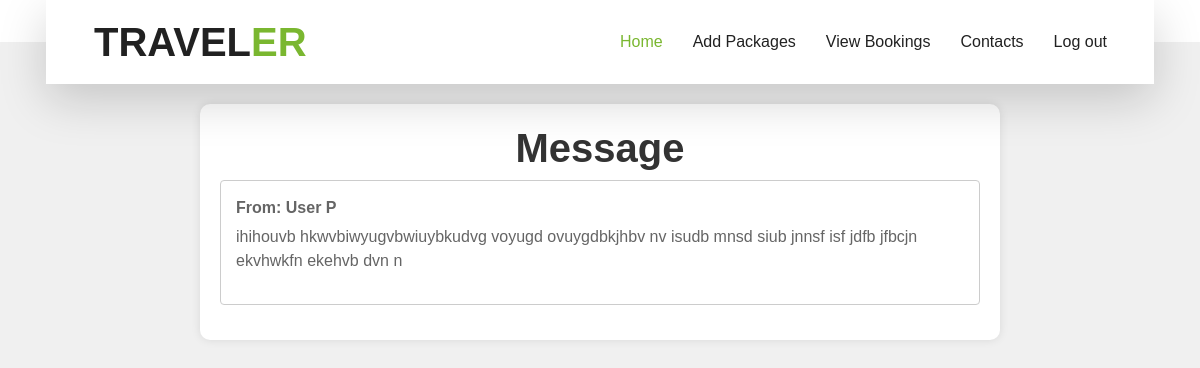
The page /mes/1/ on the database its author committed.
### myapp/models.py (models this page shows, shortened)
class Contact(models.Model):
    username=models.CharField(max_length=50,default='')
    fullname=models.CharField(max_length=50)
    email=models.CharField(max_length=50)
    phno=models.CharField(max_length=50)
    message=models.TextField(max_length=200)

### myapp/views.py (the view)
# urls.py: path('mes/<id>/',views.messages),
def messages(request,id):
    con=Contact.objects.filter(id=id)
    return render(request,'messages.html',{'con':con})

### myapp/templates/messages.html (shortened to what this page needs)
<!DOCTYPE html>
{% load static %}
<html lang="en">
<head>
    <link href="https://cdnjs.cloudflare.com/ajax/libs/font-awesome/5.10.0/css/all.min.css" rel="stylesheet">
    <link href="{% static 'hb/lib/owlcarousel/assets/owl.carousel.min.css' %}" rel="stylesheet">
    <link href="{% static 'hb/lib/tempusdominus/css/tempusdominus-bootstrap-4.min.css' %}" rel="stylesheet" />
    <link href="{% static 'hb/css/style.css' %}" rel="stylesheet">
</head>
<body>
    <div class="container-fluid position-relative nav-bar p-0">
        <div class="container-lg position-relative p-0 px-lg-3" style="z-index: 9;">
            <nav class="navbar navbar-expand-lg bg-light navbar-light shadow-lg py-3 py-lg-0 pl-3 pl-lg-5">
                <a href="" class="navbar-brand">
                    <h1 class="m-0 text-primary"><span class="text-dark">TRAVEL</span>ER</h1>
                </a>
                <div class="collapse navbar-collapse justify-content-between px-3" id="navbarCollapse">
                    <div class="navbar-nav ml-auto py-0">
                        <a href="/adminpage/" class="nav-item nav-link active">Home</a>
                        <a href="/add_packages/" class="nav-item nav-link">Add Packages</a>
                        <a href="/vbook/" class="nav-item nav-link">View Bookings</a>
                        <a href="/contacts/" class="nav-item nav-link">Contacts</a>
                        <a href="/" class="nav-item nav-link">Log out</a>
                    </div>
                </div>
            </nav>
        </div>
    </div>
    <div class="container">
        <h1>Message</h1>
        {% for i in con %}
        <div class="message">
            <p class="sender">From: {{i.fullname}}</p>
            <p>{{i.message}}</p>
        </div>
        {% endfor %}
    </div>
</body>
</html>

### myapp/templates/messages.html (style rules this page uses)
body { font-family: Arial, sans-serif; margin: 0; padding: 0; background-color: #f0f0f0; }
.container { max-width: 800px; margin: 20px auto; padding: 20px; background-color: #fff; border-radius: 10px; box-shadow: 0 0 10px rgba(0, 0, 0, 0.1); }
h1 { text-align: center; color: #333; }
.message { padding: 15px; border: 1px solid #ccc; border-radius: 4px; margin-bottom: 15px; }
.sender { font-weight: bold; margin-bottom: 5px; }

### rows shown on the page
Contact: fullname "User P", message "ihihouvb hkwvbiwyugvbwiuybkudvg voyugd ovuygdbkjhbv nv isudb mnsd siub jnnsf isf jdfb jfbcjn ekvhwkfn ekehvb dvn n"
